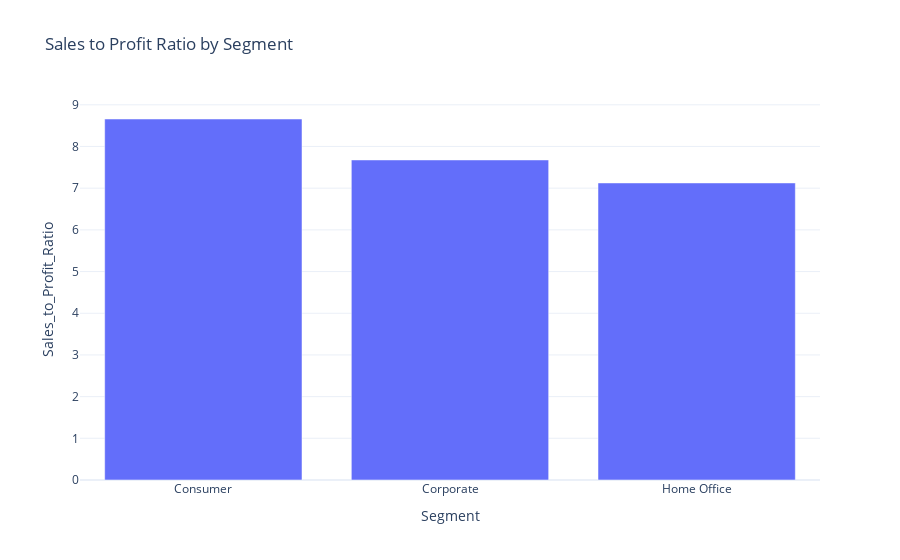

This figure's notebook cell:
### Code cell
sales_profit_by_segment = data.groupby('Segment').agg({'Sales': 'sum', 'Profit': 'sum'}).reset_index()
sales_profit_by_segment['Sales_to_Profit_Ratio'] = sales_profit_by_segment['Sales'] / sales_profit_by_segment['Profit']
#print(sales_profit_by_segment[['Segment', 'Sales_to_Profit_Ratio']])
fig = px.bar(sales_profit_by_segment, x='Segment', y='Sales_to_Profit_Ratio', title='Sales to Profit Ratio by Segment')
fig.show()

### Figure 1 — Plotly figure (JSON) as saved in the notebook; plotly's stock layout.template omitted (floating-point values rounded to 4 significant figures)
{"data": [{"hovertemplate": "Segment=%{x}<br>Sales_to_Profit_Ratio=%{y}<extra></extra>", "legendgroup": "", "marker": {"color": "#636efa", "pattern": {"shape": ""}}, "name": "", "orientation": "v", "showlegend": false, "textposition": "auto", "type": "bar", "x": ["Consumer", "Corporate", "Home Office"], "xaxis": "x", "y": [8.659, 7.677, 7.125], "yaxis": "y"}], "layout": {"barmode": "relative", "legend": {"tracegroupgap": 0}, "title": {"text": "Sales to Profit Ratio by Segment"}, "xaxis": {"anchor": "y", "domain": [0, 1], "title": {"text": "Segment"}}, "yaxis": {"anchor": "x", "domain": [0, 1], "title": {"text": "Sales_to_Profit_Ratio"}}}}
